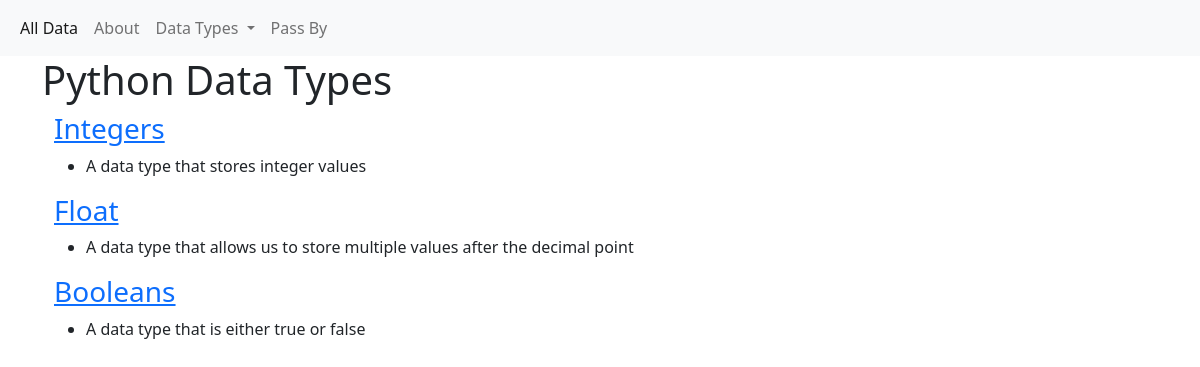
Before: / with the older database file.
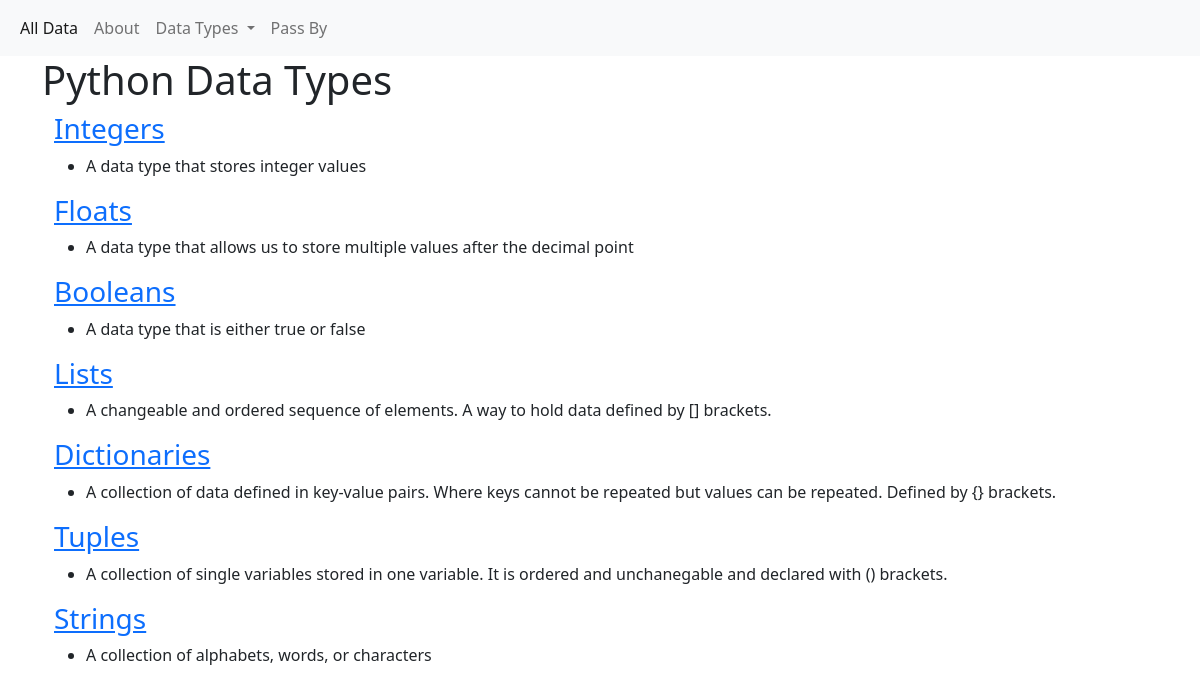
After: the same page with the newer database file.
### tables this page shows
CREATE TABLE data_type (
    id INTEGER PRIMARY KEY AUTOINCREMENT,
    name VARCHAR(45),
    summary VARCHAR(512),
    description TEXT
);

### app/routes.py (the view)
@app.get("/")
def home():
    response = dict(RESPONSE)
    response["data_types"] = data_types.scan()
    scan_data = response.get("data_types")
    return render_template('index.html', data_types=scan_data)

### app/database/__init__.py (called while the page is built)
def get_db():
    db = getattr(g, "_database", None)
    if not db:
        db = g._database = sqlite3.connect(DATABASE_URL)
    return db

### app/database/data_types.py (called while the page is built)
def output_formatter(results):
    out = []
    for result in results:
        entry = {
            "id" : result[0],
            "name" : result[1],
            "summary" : result[2],
            "description" : result[3]
        }
        out.append(entry)
    return out

def scan():
    statement = "SELECT * FROM data_type"
    conn = get_db()
    cursor = conn.cursor()
    cursor.execute(statement, ())
    out = cursor.fetchall()
    cursor.close()
    return output_formatter(out)

### app/templates/index.html (shortened to what this page needs)
{% extends 'base.html' %}
{% block contents %}
<div class="container">
    <h1>Python Data Types</h1>
    <div class="container">
        {% for dt in data_types %}
            <a href="{{ url_for (dt['name']) }}">
                <h3>{{ dt["name"] }}</h3>
            </a>
            <ul>
                <li>{{ dt["description"] }}</li>
            </ul>
        {% endfor %}
    </div>
</div>
{% endblock contents %}

### app/templates/base.html (shortened to what this page needs)
<!DOCTYPE html>
<html lang="en">
<head>
        <link href="https://cdn.jsdelivr.net/npm/bootstrap@5.2.1/dist/css/bootstrap.min.css" rel="stylesheet">
</head>
<body>
    <nav class="navbar navbar-expand-lg bg-light">
        <div class="container-fluid">
          <div class="collapse navbar-collapse" id="navbarNavAltMarkup">
            <div class="navbar-nav">
              <a class="nav-link active" aria-current="page" href="{{ url_for('index') }}">All Data</a>
              <a class="nav-link" href="{{ url_for('about') }}">About</a>
              <li class="nav-item dropdown">
                <a class="nav-link dropdown-toggle" href="#" role="button" data-bs-toggle="dropdown" aria-expanded="false">
                  Data Types
                </a>
              </li>
              <a class="nav-link" href="{{ url_for('reference') }}">Pass By</a>
            </div>
          </div>
        </div>
      </nav>
    {% block contents %}
    {% endblock contents %}
</body>
</html>

Changed rows visible on the page:
changed data_type "A data type that allows us to store multiple values after the decimal point": name "Float" → "Floats"
added data_type: name "Lists", description "A changeable and ordered sequence of elements. A way to hold data defined by [] brackets."
added data_type: name "Dictionaries", description "A collection of data defined in key-value pairs. Where keys cannot be repeated but values can be repeated. Defined by {} brackets."
added data_type: name "Tuples", description "A collection of single variables stored in one variable. It is ordered and unchanegable and declared with () brackets."
added data_type: name "Strings", description "A collection of alphabets, words, or characters"
